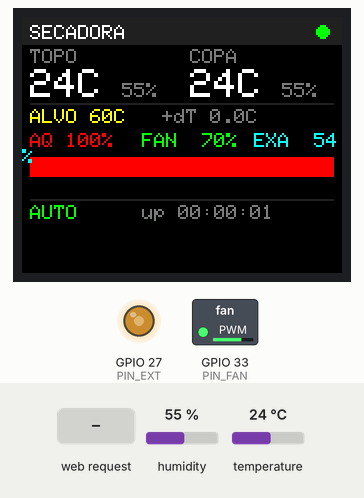
This program was run on a simulated ESP32. Parts: 160×128 colour display, switched loads named in the program (green lamp = pin HIGH), output pins drawn as LEDs (lit = HIGH). The test bench sets the inputs (shaded band); at power-on: humidity 55 %, temperature 24 °C. WiFi joins after 1.5 s; servers stay silent unless stated; the local clock reads 2024-03-15 10:24:30 at power-on unless the program sets it; pins used as bus, display or sensor lines are not drawn; what the program prints to the serial monitor is not drawn.

Above: at 3.4 s.
3.5 s: humidity set to 22 %
At 6.1 s:
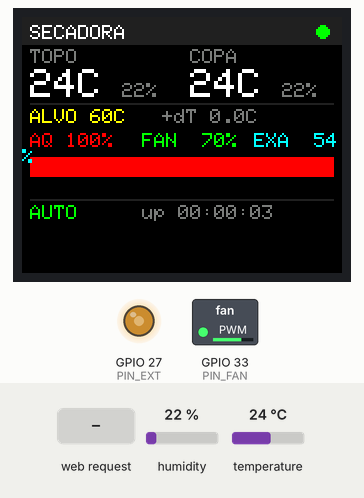
7.3 s: HTTP request GET /manual?toggle=1 received
At 9.1 s:
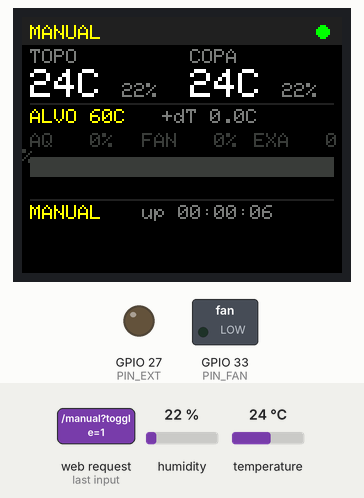
11.1 s: HTTP request GET /set?alvo=1 received
At 12.1 s:
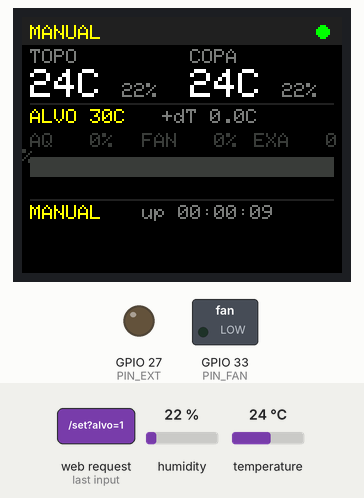
14.9 s: HTTP request GET /manual?toggle=0 received
At 15.9 s:
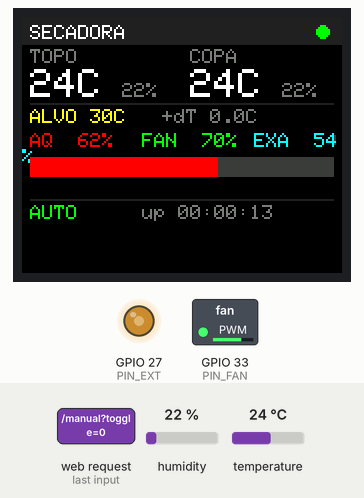
18.7 s: temperature set to 12 °C
At 21.1 s:
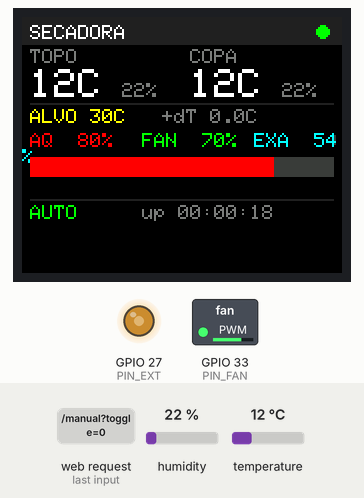
22.5 s: humidity set to 40 %
At 25.1 s:
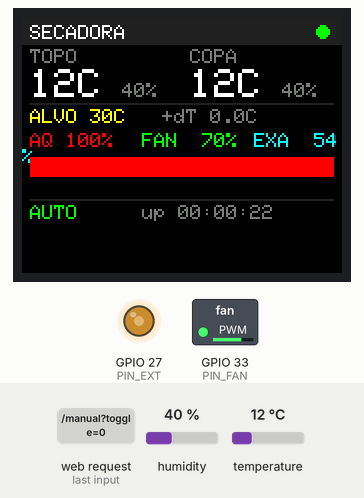
Timing chart, 0 to 26.6 s (numbered marks = the images above; inputs shaded):
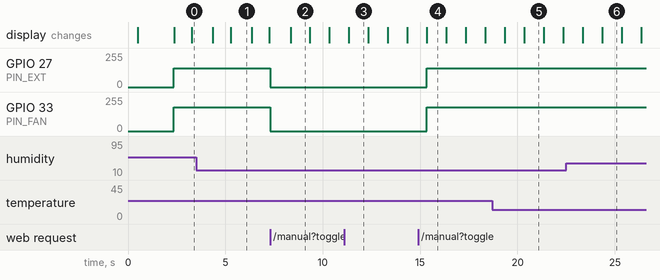

The program:

main.cpp
```cpp
#include <Arduino.h>
#include <WiFi.h>
#include <ESPmDNS.h>
#include <WebServer.h>
#include <HTTPClient.h>
#include <WiFiClientSecure.h>
#include <Wire.h>
#include <Adafruit_SHT31.h>
#include <SPI.h>
#include <Adafruit_GFX.h>
#include <Adafruit_ST7735.h>
#include <time.h>

#include "config.h"
#include "dashboard_html.h"

// =====================================================================
// SECADORA - reescrita a partir de engenharia reversa do firmware original
// (ver docs/README.md no repositorio para detalhes do que foi recuperado
// byte-a-byte vs. reconstruido).
//
// O QUE E FIEL AO ORIGINAL: dashboard HTML/CSS/JS (byte-a-byte), rotas
// HTTP (/, /data, /set, /manual), contrato JSON, sensores SHT31 (0x44/0x45,
// GPIO21/22), pinos de saida (GPIO27/33/32, confirmados pelo usuario),
// URL do webhook do Google Sheets, parametros da query enviada a ele,
// NTP (pool.ntp.org), faixa do alvo (30-75C).
//
// O QUE FOI RECONSTRUIDO (nao recuperavel do binario compilado): a logica
// exata de controle do aquecedor/ventoinhas (histerese, curva de duty,
// tempos de exaustao). Abaixo esta uma implementacao razoavel de controle
// proporcional simples com SSR em time-proportioning. AJUSTE os parametros
// em config.h e a funcao controlar() conforme o comportamento real desejado.
// =====================================================================

WebServer server(80);
Adafruit_SHT31 sht31Topo = Adafruit_SHT31();
Adafruit_SHT31 sht31Copa = Adafruit_SHT31();
Adafruit_ST7735 tft = Adafruit_ST7735(PIN_TFT_CS, PIN_TFT_DC, PIN_TFT_RST);

#define LEDC_CH_FAN 0
#define LEDC_CH_EXT 1

// ----- Estado global (espelha os campos do JSON /data do dashboard) -----
float t1 = NAN, h1 = NAN;   // TOPO
float t2 = NAN, h2 = NAN;   // COPA
float uaVal = 0;            // umidade absoluta media (g/m3)
int alvo = ALVO_DEFAULT;
uint8_t duty = 0;           // duty do aquecedor (0-255)
uint8_t fDuty = 0;          // duty fan topo (0-255)
uint8_t eDuty = 0;          // duty fan copa (0-255)
bool heaterOn = false;
bool fanOn = false;
bool exaustOn = false;
bool modoManual = false;

unsigned long bootMillis = 0;
unsigned long lastSensorRead = 0;
unsigned long lastControlLoop = 0;
unsigned long lastSheetsSend = 0;
unsigned long lastDisplayUpdate = 0;
bool sheetsTaskRunning = false;
bool wifiConectado = false;  // rastreia queda de WiFi pra reconectar sozinho

// Media suavizada (exponencial) dos sensores - usada no controle (PI) em vez
// da leitura crua, pra reduzir chacoalho de duty por ruido de sensor. Valores
// individuais (t1/h1/t2/h2) continuam crus, exibidos como estao.
float filtTemp = NAN, filtHum = NAN, filtUA = 0;

// Trava de seguranca: se um sensor de temperatura ficar sem leitura valida
// por SENSOR_TIMEOUT_MS, sensorFalha vira true e controlar() forca o
// aquecedor desligado (ver config.h). Sem isso, um sensor travado faz o
// controle continuar usando o ultimo valor bom pra sempre, silenciosamente.
unsigned long lastValidT1Millis = 0, lastValidT2Millis = 0;
unsigned long lastSensorRecoveryTry = 0;
bool sensorFalha = false;

// ---------------------------------------------------------------------
// Umidade absoluta (g/m3) - formula padrao (Magnus)
// ---------------------------------------------------------------------
float calcAbsHumidity(float tempC, float rh) {
  if (isnan(tempC) || isnan(rh)) return 0;
  float es = 6.112f * expf((17.62f * tempC) / (243.12f + tempC));
  return 216.7f * ((rh / 100.0f) * es) / (273.15f + tempC);
}

// Media movel exponencial - suaviza ruido de leitura entre ciclos.
float smooth(float prev, float next) {
  if (isnan(prev)) return next; // primeira leitura, sem historico ainda
  return prev + (next - prev) * SENSOR_SMOOTH_FACTOR;
}

// ---------------------------------------------------------------------
// Leitura dos sensores
// ---------------------------------------------------------------------
void lerSensores() {
  float novoT1 = sht31Topo.readTemperature();
  float novoH1 = sht31Topo.readHumidity();
  float novoT2 = sht31Copa.readTemperature();
  float novoH2 = sht31Copa.readHumidity();

  unsigned long agora = millis();
  if (!isnan(novoT1)) { t1 = novoT1; lastValidT1Millis = agora; }
  if (!isnan(novoH1)) h1 = novoH1;
  if (!isnan(novoT2)) { t2 = novoT2; lastValidT2Millis = agora; }
  if (!isnan(novoH2)) h2 = novoH2;

  bool falhaAntes = sensorFalha;
  sensorFalha = (agora - lastValidT1Millis > SENSOR_TIMEOUT_MS) ||
                (agora - lastValidT2Millis > SENSOR_TIMEOUT_MS);

  if (sensorFalha) {
    if (!falhaAntes) {
      Serial.println("[SHT31] FALHA - sem leitura valida ha muito tempo. Aquecedor bloqueado por seguranca.");
    }
    // Autorrecuperacao: tenta reinicializar o barramento I2C periodicamente,
    // sem precisar de reboot manual.
    if (agora - lastSensorRecoveryTry >= SENSOR_RECOVERY_INTERVAL_MS) {
      lastSensorRecoveryTry = agora;
      Serial.println("[SHT31] Tentando reinicializar I2C...");
      Wire.begin(PIN_SDA, PIN_SCL);
      sht31Topo.begin(SHT31_ADDR_TOPO);
      sht31Copa.begin(SHT31_ADDR_COPA);
    }
  } else if (falhaAntes) {
    Serial.println("[SHT31] Sensores voltaram a responder normalmente.");
  }

  float ua1 = calcAbsHumidity(t1, h1);
  float ua2 = calcAbsHumidity(t2, h2);
  uaVal = (ua1 + ua2) / 2.0f;

  // Medias suavizadas - usadas no controle (PI) e na secao "media" do
  // display, pra reduzir chacoalho de duty por ruido de leitura.
  filtTemp = smooth(filtTemp, (t1 + t2) / 2.0f);
  filtHum  = smooth(filtHum,  (h1 + h2) / 2.0f);
  filtUA   = smooth(filtUA,   uaVal);
}

// ---------------------------------------------------------------------
// Controle (RECONSTRUIDO - nao e o algoritmo original, ver comentario acima)
// Aquecedor: PI sobre o erro (alvo - tMed) - proporcional + integral (este
// ultimo pra fechar o erro residual observado na pratica com so-proporcional,
// ver comentario de HEATER_KI em config.h), com time-proportioning no SSR
// (janela HEATER_WINDOW_MS).
// Fans: ligam junto com o aquecedor para circular/exaurir o ar.
// ---------------------------------------------------------------------
void controlar() {
  if (modoManual) return; // em modo manual, duty/estado sao definidos via /manual e nao mexidos aqui

  static float integralErro = 0;

  // Trava de seguranca: sensor de temperatura sem leitura valida ha muito
  // tempo (ver lerSensores()/config.h) - desliga tudo, nao confia no PI
  // enquanto nao soubermos a temperatura real.
  if (sensorFalha) {
    duty = 0; fDuty = 0; eDuty = 0;
    heaterOn = fanOn = exaustOn = false;
    integralErro = 0;
    ledcWrite(LEDC_CH_FAN, 0);
    ledcWrite(LEDC_CH_EXT, 0);
    return;
  }

  float tMed = filtTemp; // media suavizada, nao a crua - reduz ruido no duty
  float erro = alvo - tMed;

  if (erro <= HEATER_DEADBAND_C) {
    duty = 0;
    integralErro = 0; // reset ao atingir o alvo - evita windup enquanto ocioso
  } else {
    // proporcional: erro de 0 a 10C mapeado para duty 0-255
    float dP = (erro / 10.0f) * 255.0f;

    integralErro += erro * (CONTROL_LOOP_MS / 1000.0f);
    float integralMax = HEATER_INTEGRAL_MAX / HEATER_KI;
    if (integralErro > integralMax) integralErro = integralMax;
    float dI = integralErro * HEATER_KI;

    float d = dP + dI;
    if (d > 255) d = 255;
    if (d < 0) d = 0;
    duty = (uint8_t)d;
  }
  heaterOn = duty > 0;

  fDuty = heaterOn ? FAN_DUTY_AUTO : 0;
  eDuty = heaterOn ? EXT_DUTY_AUTO : 0;
  fanOn = fDuty > 0;
  exaustOn = eDuty > 0;

  ledcWrite(LEDC_CH_FAN, fDuty);
  ledcWrite(LEDC_CH_EXT, eDuty);
}

// SSR via time-proportioning (chamado com frequencia alta no loop())
void aplicarHeaterSSR() {
  unsigned long fase = millis() % HEATER_WINDOW_MS;
  unsigned long onTime = (unsigned long)duty * HEATER_WINDOW_MS / 255UL;
  digitalWrite(PIN_HEATER_SSR, fase < onTime ? HIGH : LOW);
}

// ---------------------------------------------------------------------
// JSON de /data - contrato identico ao original (nomes de campo)
// ---------------------------------------------------------------------
String montarJson() {
  float tMed = filtTemp; // suavizada - log menos ruidoso
  float hMed = filtHum;
  float dT = t1 - t2;
  unsigned long up = (millis() - bootMillis) / 1000UL;

  char buf[512];
  snprintf(buf, sizeof(buf),
    "{\"wf\":%s,\"ip\":\"%s\",\"t1\":%.2f,\"h1\":%.2f,\"t2\":%.2f,\"h2\":%.2f,"
    "\"ua\":%.2f,\"alvo\":%d,\"duty\":%d,\"f_duty\":%d,\"e_duty\":%d,"
    "\"h_on\":%s,\"f_on\":%s,\"e_on\":%s,\"m_man\":%s,\"sensor_falha\":%s,\"up\":%lu}",
    WiFi.status() == WL_CONNECTED ? "true" : "false",
    WiFi.localIP().toString().c_str(),
    t1, h1, t2, h2,
    uaVal, alvo, duty, fDuty, eDuty,
    heaterOn ? "true" : "false",
    fanOn ? "true" : "false",
    exaustOn ? "true" : "false",
    modoManual ? "true" : "false",
    sensorFalha ? "true" : "false",
    up
  );
  return String(buf);
}

// ---------------------------------------------------------------------
// Rotas HTTP (identicas ao original)
// ---------------------------------------------------------------------
void handleRoot() {
  server.send_P(200, "text/html", INDEX_HTML);
}

void handleData() {
  server.send(200, "application/json", montarJson());
}

void handleSet() {
  if (server.hasArg("alvo")) {
    int novoAlvo = server.arg("alvo").toInt();
    if (novoAlvo < ALVO_MIN) novoAlvo = ALVO_MIN;
    if (novoAlvo > ALVO_MAX) novoAlvo = ALVO_MAX;
    alvo = novoAlvo;
  }
  server.send(200, "application/json", montarJson());
}

void handleManual() {
  if (server.hasArg("toggle")) {
    modoManual = !modoManual;
    if (modoManual) {
      // entra em modo manual com tudo desligado por seguranca
      duty = 0; fDuty = 0; eDuty = 0;
      heaterOn = fanOn = exaustOn = false;
      ledcWrite(LEDC_CH_FAN, 0);
      ledcWrite(LEDC_CH_EXT, 0);
    }
  }
  server.send(200, "application/json", montarJson());
}

// ---------------------------------------------------------------------
// Envio para Google Sheets (assincrono via task, como no original -
// "Task anterior ainda rodando. Pulando" foi visto nas strings do firmware)
// ---------------------------------------------------------------------
void sheetsTask(void *param) {
  sheetsTaskRunning = true;

  time_t now = time(nullptr);
  struct tm timeinfo;
  localtime_r(&now, &timeinfo);
  char timestamp[32];
  strftime(timestamp, sizeof(timestamp), "%d/%m/%Y %H:%M:%S", &timeinfo);

  float tMed = (t1 + t2) / 2.0f;
  float hMed = (h1 + h2) / 2.0f;
  float dT = t1 - t2;

  String url = String(SHEETS_WEBHOOK_URL) +
    "?timestamp=" + timestamp +
    "&t_topo=" + String(t1, 1) +
    "&h_topo=" + String(h1, 1) +
    "&t_copa=" + String(t2, 1) +
    "&h_copa=" + String(h2, 1) +
    "&t_media=" + String(tMed, 1) +
    "&h_media=" + String(hMed, 1) +
    "&ua=" + String(uaVal, 1) +
    "&delta=" + String(dT, 1) +
    "&heater=" + (heaterOn ? "1" : "0") +
    "&duty=" + String(duty) +
    "&fan=" + String(fDuty) +
    "&exaust=" + String(eDuty) +
    "&t_alvo=" + String(alvo);
  url.replace(" ", "%20"); // timestamp tem espaco (ex "22/07/2026 23:10:00"),
                           // sem isso o Apps Script recebe URL malformada (HTTP 400)

  // WiFiClientSecure + retry: HTTP -1 e um erro comum e intermitente em
  // requisicoes HTTPS no ESP32 core v3 (visto na pratica). Recria o client
  // a cada tentativa pra evitar estado corrompido de uma tentativa anterior.
  int httpCode = -1;
  for (int tentativa = 1; tentativa <= 3 && httpCode < 0; tentativa++) {
    WiFiClientSecure client;
    client.setInsecure();
    client.setTimeout(20);

    HTTPClient http;
    http.begin(client, url);
    http.addHeader("Connection", "close");
    http.setTimeout(20000);

    Serial.printf("[Sheets] Enviando (tentativa %d)...\n", tentativa);
    httpCode = http.GET();
    if (httpCode == 200 || httpCode == 302) {
      Serial.printf("[Sheets] OK - HTTP %d\n", httpCode);
    } else if (httpCode > 0) {
      Serial.printf("[Sheets] Resposta inesperada - HTTP %d\n", httpCode);
    } else {
      Serial.printf("[Sheets] Falhou - %s\n", http.errorToString(httpCode).c_str());
    }
    http.end();

    if (httpCode < 0 && tentativa < 3) delay(2000);
  }

  sheetsTaskRunning = false;
  vTaskDelete(nullptr);
}

void enviarParaSheets() {
  if (WiFi.status() != WL_CONNECTED) return;
  if (sheetsTaskRunning) {
    Serial.println("[Sheets] Task anterior ainda rodando. Pulando.");
    return;
  }
  xTaskCreate(sheetsTask, "SheetsLog", 8192, nullptr, 1, nullptr);
}

// ---------------------------------------------------------------------
// Display TFT ST7735 128x160, paisagem (160x128) - reescrito do zero (nao
// recuperado do firmware original, ver docs/README.md). Redesenho PARCIAL:
// so limpa/redesenha a regiao de um campo quando o valor muda alem de um
// threshold pequeno (padrao visto no .ino original recuperado depois - ver
// docs/README.md), em vez de fillScreen() toda hora. Evita flicker e reduz
// trafego no barramento SPI por ciclo.
// ---------------------------------------------------------------------
#define COR_FUNDO_PAINEL 0x2104   // cinza-azulado escuro (header/rodape)
#define COR_APAGADO      0x39E7   // cinza escuro (indicador "desligado")
#define COR_LABEL        0x7BEF   // cinza claro (rotulos pequenos)

void atualizarDisplay() {
  // Reinicializacao periodica de autorrecuperacao - manter como rede de
  // seguranca de baixa frequencia mesmo com a fiacao ja corrigida (era a
  // cada 5 ciclos/~5s, o que causava o proprio pisca-pisca branco que
  // parecia um defeito; ~5min ainda protege contra um glitch raro sem
  // ficar visivel).
  static uint16_t ciclosDesdeReinit = 0;
  static bool forcarRedesenho = true; // true no boot e logo apos cada reinit
  if (ciclosDesdeReinit++ >= 300) {
    ciclosDesdeReinit = 0;
    tft.initR(INITR_BLACKTAB);
    tft.setSPISpeed(4000000);
    tft.setRotation(1); // paisagem (160x128) - montagem fisica e deitada
    forcarRedesenho = true; // reinit apaga a tela - forca redesenhar tudo
  }

  bool wifiOk = WiFi.status() == WL_CONNECTED;
  float dT = t1 - t2;
  unsigned long up = (millis() - bootMillis) / 1000UL;
  int dutyPct = duty * 100 / 255;
  int fanPct = fDuty * 100 / 255;
  int extPct = eDuty * 100 / 255;

  static float lastT1 = NAN, lastH1 = NAN, lastT2 = NAN, lastH2 = NAN;
  static int lastAlvo = -999;
  static float lastDT = -999;
  static int lastDuty = -1;
  static bool lastWifiOk = false, lastModoManual = false, lastSensorFalha = false;

  if (forcarRedesenho) {
    tft.fillScreen(ST77XX_BLACK);
    tft.fillRect(0, 0, 160, 14, COR_FUNDO_PAINEL);
    tft.drawFastHLine(4, 43, 152, COR_FUNDO_PAINEL);
    tft.drawFastHLine(4, 91, 152, COR_FUNDO_PAINEL);
  }

  // ----- Cabecalho (titulo muda de cor em modo manual, alerta se sensor falhar) -----
  if (forcarRedesenho || modoManual != lastModoManual || sensorFalha != lastSensorFalha) {
    tft.fillRect(4, 2, 100, 10, sensorFalha ? ST77XX_RED : COR_FUNDO_PAINEL);
    tft.setTextSize(1);
    tft.setTextColor(sensorFalha ? ST77XX_WHITE : (modoManual ? ST77XX_YELLOW : ST77XX_WHITE));
    tft.setCursor(4, 4);
    tft.print(sensorFalha ? "FALHA SENSOR" : (modoManual ? "MANUAL" : "SECADORA"));
    lastModoManual = modoManual;
    lastSensorFalha = sensorFalha;
  }
  if (forcarRedesenho || wifiOk != lastWifiOk) {
    tft.fillCircle(150, 7, 3, wifiOk ? ST77XX_GREEN : ST77XX_RED);
    lastWifiOk = wifiOk;
  }

  // ----- TOPO (esquerda) / COPA (direita), lado a lado -----
  if (forcarRedesenho || isnan(lastT1) || fabsf(t1 - lastT1) > 0.09f || fabsf(h1 - lastH1) > 0.4f) {
    tft.fillRect(4, 16, 74, 25, ST77XX_BLACK);
    tft.setTextColor(COR_LABEL);
    tft.setTextSize(1);
    tft.setCursor(4, 16);
    tft.print("TOPO");
    tft.setTextSize(2);
    tft.setTextColor(ST77XX_WHITE);
    tft.setCursor(4, 26);
    tft.printf("%2.0fC", t1);
    tft.setTextSize(1);
    tft.setTextColor(COR_LABEL);
    tft.setCursor(50, 33);
    tft.printf("%2.0f%%", h1);
    lastT1 = t1; lastH1 = h1;
  }
  if (forcarRedesenho || isnan(lastT2) || fabsf(t2 - lastT2) > 0.09f || fabsf(h2 - lastH2) > 0.4f) {
    tft.fillRect(84, 16, 72, 25, ST77XX_BLACK);
    tft.setTextColor(COR_LABEL);
    tft.setTextSize(1);
    tft.setCursor(84, 16);
    tft.print("COPA");
    tft.setTextSize(2);
    tft.setTextColor(ST77XX_WHITE);
    tft.setCursor(84, 26);
    tft.printf("%2.0fC", t2);
    tft.setTextSize(1);
    tft.setTextColor(COR_LABEL);
    tft.setCursor(130, 33);
    tft.printf("%2.0f%%", h2);
    lastT2 = t2; lastH2 = h2;
  }

  // ----- ALVO / dT -----
  if (forcarRedesenho || alvo != lastAlvo || fabsf(dT - lastDT) > 0.09f) {
    tft.fillRect(4, 46, 152, 9, ST77XX_BLACK);
    tft.setTextSize(1);
    tft.setTextColor(ST77XX_YELLOW);
    tft.setCursor(4, 46);
    tft.printf("ALVO %dC", alvo);
    tft.setTextColor(COR_LABEL);
    tft.setCursor(70, 46);
    if (dT >= 0) tft.print("+");
    tft.printf("dT %.1fC", dT);
    lastAlvo = alvo; lastDT = dT;
  }

  // ----- AQ / FAN / EXA - duty% (texto colorido = ligado/desligado) -----
  tft.fillRect(4, 58, 152, 9, ST77XX_BLACK);
  tft.setTextSize(1);
  tft.setTextColor(heaterOn ? ST77XX_RED : COR_APAGADO);
  tft.setCursor(4, 58);
  tft.printf("AQ %3d%%", dutyPct);
  tft.setTextColor(fanOn ? ST77XX_GREEN : COR_APAGADO);
  tft.setCursor(60, 58);
  tft.printf("FAN %3d%%", fanPct);
  tft.setTextColor(exaustOn ? ST77XX_CYAN : COR_APAGADO);
  tft.setCursor(116, 58);
  tft.printf("EXA %3d%%", extPct);

  // ----- Barra de potencia do aquecedor -----
  if (forcarRedesenho || duty != lastDuty) {
    int larguraBarra = 152;
    int fillBarra = (int)((long)duty * larguraBarra / 255);
    tft.fillRect(4, 70, larguraBarra, 10, COR_APAGADO);
    if (fillBarra > 2) {
      tft.fillRect(4, 70, fillBarra, 10, heaterOn ? ST77XX_RED : ST77XX_GREEN);
    }
    lastDuty = duty;
  }

  // ----- Rodape: modo + uptime (redesenha todo ciclo, custo baixo) -----
  tft.fillRect(4, 94, 152, 9, ST77XX_BLACK);
  tft.setTextSize(1);
  tft.setTextColor(modoManual ? ST77XX_YELLOW : ST77XX_GREEN);
  tft.setCursor(4, 94);
  tft.print(modoManual ? "MANUAL" : "AUTO");
  tft.setTextColor(COR_LABEL);
  tft.setCursor(60, 94);
  tft.printf("up %02lu:%02lu:%02lu", up / 3600UL, (up % 3600UL) / 60UL, up % 60UL);

  forcarRedesenho = false;
}

// ---------------------------------------------------------------------
// Setup
// ---------------------------------------------------------------------
void setup() {
  Serial.begin(115200);
  delay(500);

  Serial.println();
  Serial.println("=== INICIANDO SISTEMA SECADORA ===");

  // Saidas
  pinMode(PIN_HEATER_SSR, OUTPUT);
  digitalWrite(PIN_HEATER_SSR, LOW);
  ledcSetup(LEDC_CH_FAN, 25000, 8);
  ledcSetup(LEDC_CH_EXT, 25000, 8);
  ledcAttachPin(PIN_FAN, LEDC_CH_FAN);
  ledcAttachPin(PIN_EXT, LEDC_CH_EXT);
  ledcWrite(LEDC_CH_FAN, 0);
  ledcWrite(LEDC_CH_EXT, 0);

  // I2C / sensores
  Wire.begin(PIN_SDA, PIN_SCL);
  bool okTopo = sht31Topo.begin(SHT31_ADDR_TOPO);
  bool okCopa = sht31Copa.begin(SHT31_ADDR_COPA);
  Serial.printf("[SHT31] TOPO (0x%02X): %s\n", SHT31_ADDR_TOPO, okTopo ? "OK" : "FALHA");
  Serial.printf("[SHT31] COPA (0x%02X): %s\n", SHT31_ADDR_COPA, okCopa ? "OK" : "FALHA");

  // Display TFT
  tft.initR(INITR_BLACKTAB);
  tft.setSPISpeed(4000000);   // clock SPI baixo (default e bem mais alto) -
                               // reduz erro de sinal em fiacao breadboard/jumper
  tft.setRotation(1);   // paisagem (160x128) - montagem fisica e deitada -
                        // trocar p/ 3 se a imagem ficar de cabeca para baixo
  tft.fillScreen(ST77XX_BLACK);
  Serial.println("[TFT] Inicializado");

  // WiFi
  Serial.println("Conectando WiFi");
  WiFi.mode(WIFI_STA);
  WiFi.begin(WIFI_SSID, WIFI_PASSWORD);
  unsigned long inicioWifi = millis();
  while (WiFi.status() != WL_CONNECTED && millis() - inicioWifi < 20000) {
    delay(300);
    Serial.print(".");
  }
  if (WiFi.status() == WL_CONNECTED) {
    Serial.printf("\nWiFi OK - IP: %s\n", WiFi.localIP().toString().c_str());
    configTime(GMT_OFFSET_SEC, DST_OFFSET_SEC, NTP_SERVER);
    Serial.println("NTP OK");
    if (MDNS.begin(MDNS_HOSTNAME)) {
      MDNS.addService("http", "tcp", 80);
      Serial.printf("mDNS OK - acessivel em http://%s.local\n", MDNS_HOSTNAME);
    } else {
      Serial.println("mDNS FALHOU ao iniciar");
    }
    wifiConectado = true;
  } else {
    Serial.println("\nWiFi FALHOU - continuando offline (dashboard local indisponivel ate reconectar)");
  }

  // Web server
  server.on("/", handleRoot);
  server.on("/data", handleData);
  server.on("/set", handleSet);
  server.on("/manual", handleManual);
  server.begin();
  Serial.println("WebServer iniciado");

  bootMillis = millis();
  lerSensores();
}

// ---------------------------------------------------------------------
// Loop
// ---------------------------------------------------------------------
void loop() {
  server.handleClient();
  aplicarHeaterSSR();

  unsigned long agora = millis();

  if (agora - lastSensorRead >= SENSOR_READ_INTERVAL_MS) {
    lastSensorRead = agora;
    lerSensores();
  }

  if (agora - lastControlLoop >= CONTROL_LOOP_MS) {
    lastControlLoop = agora;
    controlar();
  }

  if (agora - lastSheetsSend >= SHEETS_SEND_INTERVAL_MS) {
    lastSheetsSend = agora;
    enviarParaSheets();
  }

  if (agora - lastDisplayUpdate >= DISPLAY_UPDATE_MS) {
    lastDisplayUpdate = agora;
    atualizarDisplay();
  }

  // Reconexao automatica - so tentamos conectar uma vez no setup(), sem isso
  // uma queda de WiFi depois do boot deixava o dashboard offline pra sempre.
  if (WiFi.status() != WL_CONNECTED) {
    if (wifiConectado) {
      wifiConectado = false;
      Serial.println("[WiFi] Conexao perdida, tentando reconectar...");
      WiFi.reconnect();
    }
  } else {
    wifiConectado = true;
  }
}
```

Source omitted: dashboard_html.h (12136 bytes), config.h (4544 bytes)

Measured:
- after the input at 3.5 s, the display: first changes after 0.85 s (image 1 shows a later state)
- after the input at 7.3 s, GPIO 27 (PIN_EXT): 139/255 → 0/255 at once; GPIO 33 (PIN_FAN): 179/255 → 0/255 at once; the display: changes after 1.0 s (image 2)
- after the input at 11.1 s, the display: changes after 0.25 s (image 3)
- after the input at 14.9 s, GPIO 27 (PIN_EXT): 0/255 → 139/255 after 0.44 s; GPIO 33 (PIN_FAN): 0/255 → 179/255 after 0.44 s
- what the display in image 3 shows lasts 1.0 s, from 11.3 s to 12.3 s
